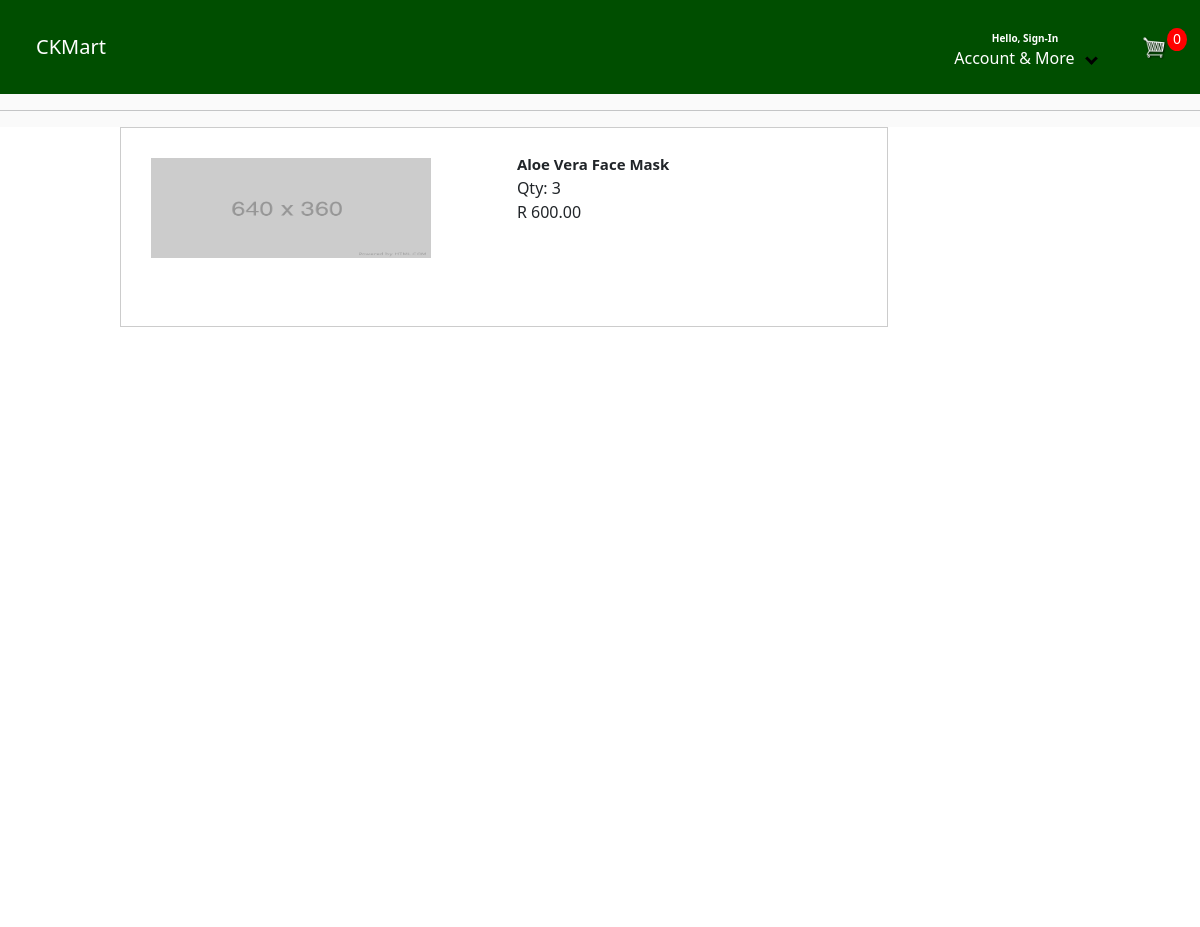
/store/order/2/, run on an earlier commit of the app's database.
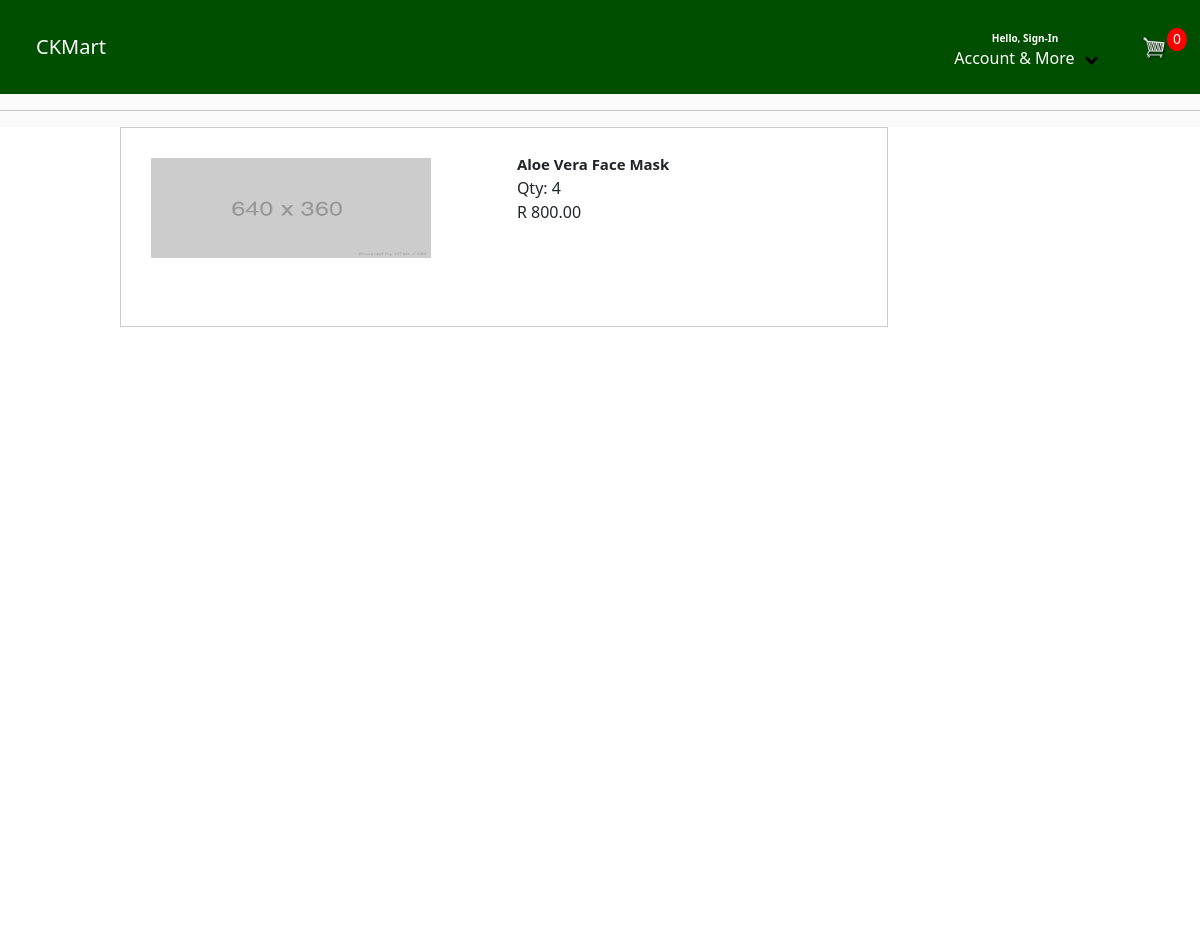
And on a later commit of the database.
### store/models.py (models this page shows, shortened)
class OrderItem( models.Model ):
    product = models.ForeignKey( Product, null=True, on_delete=models.SET_NULL )
    order = models.ForeignKey( Order, null=True, on_delete=models.SET_NULL )
    quantity = models.IntegerField( default=0, null=True, blank=True )
    date_added = models.DateField( auto_now_add=True )
    class Meta:
        constraints = [
            models.UniqueConstraint(fields=['product', 'order'], name='unique_order_item')
        ]
    @property
    def get_total( self ):
        total = self.product.price * self.quantity
        return total

class Product( models.Model ):
    name = models.CharField( max_length=200 )
    description = models.CharField( null=True, blank=True, max_length=200 )
    price = models.DecimalField( max_digits=7, decimal_places=2 )
    image = models.ImageField( default='placeholder.png', blank=True )
    @property
    def imageURL( self ):
        try:
            url = self.image.url
        except:
            url = ''
        return url

### store/views.py (the view)
# urls.py: path('order/<int:id>/', views.order, name='order'),
def order( request, id ):
    order = Order.objects.get(id=id)
    items = order.orderitem_set.all()
    data = cartData( request )
    cartItems = data['cartItems']
    context = { 'order': order, 'cartItems': cartItems, 'items': items }
    return render(request, 'store/order.html', context)

### store/utils.py (called while the page is built, shortened)
def cookieCart ( request ):
    try:
        cart = json.loads( request.COOKIES['cart'] )
    except:
        cart = {}
    items = []
    order = {'get_cart_total': 0, 'get_cart_items': 0, 'shipping': False }
    cartItems = order['get_cart_items']
    if ( len( items ) > 0 ):
            order['shipping'] = True
    return { 'items': items, 'order': order, 'cartItems': cartItems }

def cartData( request ):
    if request.user.is_authenticated:
        account = request.user
        try:
            order = Order.objects.get( account=account )
            items = order.orderitem_set.all()
            cartItems = order.get_cart_items
        except:
            print('error occured')
            order = None
            items = None
            cartItems = 0
    else:
        cookieData = cookieCart( request )
        items = cookieData['items']
        order = cookieData['order']
        cartItems = cookieData['cartItems']
    return  { 'items': items, 'order': order, 'cartItems': cartItems }

### store/templates/store/order.html
{% extends 'store/main.html' %}
{% block content %}
<div class="ck-order-container">
    <div class="ck-content-wrapper">
        <div class="ck-order-wrapper">
            <div class="ck-order-items-wrapper">
                {% for item in items %}
                <div class="ck-order-item-wrapper">
                    <div class="order-item-brand-wrapper">
                        <img src="{{ item.product.imageURL }}"/>
                    </div>
                    <div class="order-item-content-wrapper">
                        <span class="ck-title ck-title-2">{{ item.product.name }}</span>
                        <span >Qty: {{ item.quantity }}</span>
                        <span >R {{ item.get_total }}</span>
                    </div>
                </div>
                {% endfor %}
            </div>
        </div>
    </div>
</div>
{% endblock %}

What changed in the data, as far as the page shows it:
changed OrderItem "Aloe Vera Face Mask": quantity "3" → "4"; get_total "600.00" → "800.00"
